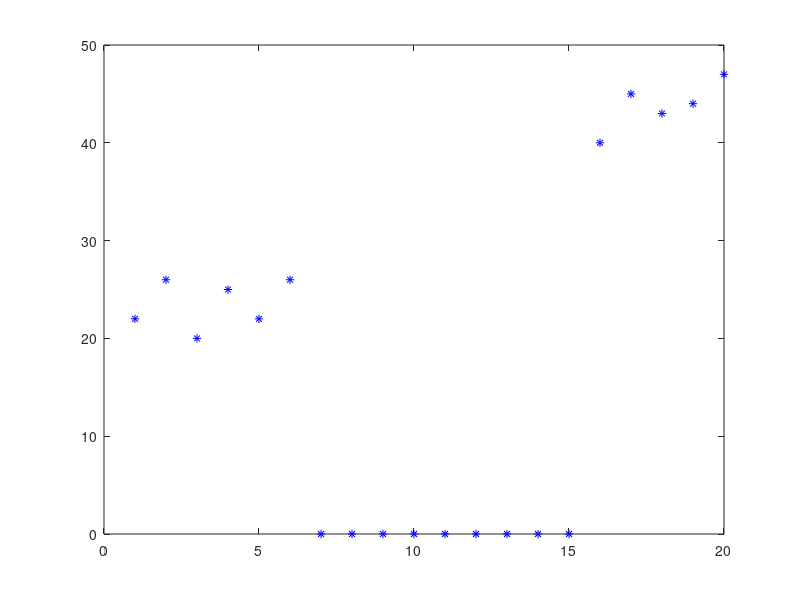

Here is the MATLAB script that generated this plot:
clc
clear all

x=[22 26 20 25 22 26 0 0 0 0 0 0 0 0 0 40 45 43 44 47];
for i=1:20
     y(i,1)=x(i);
end
plot(y,'b*'); 

[idx, c]=kmeans(y,3);
size(idx)
size(c)

fprintf('%f  %f  %f\n',c(1,1),c(2,1),c(3,1));

count=1;
for i=1:20
   fprintf('%d  %d\n',count,idx(i,1));
   count=count+1;
end